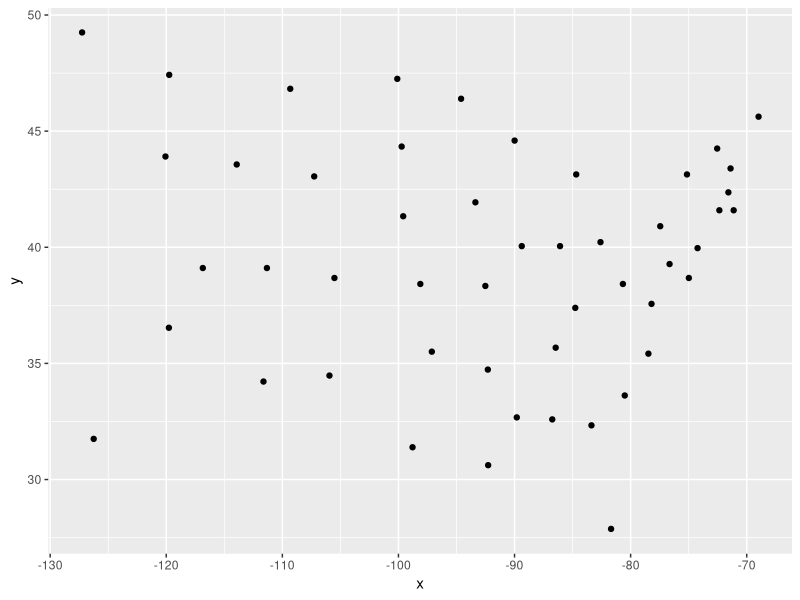
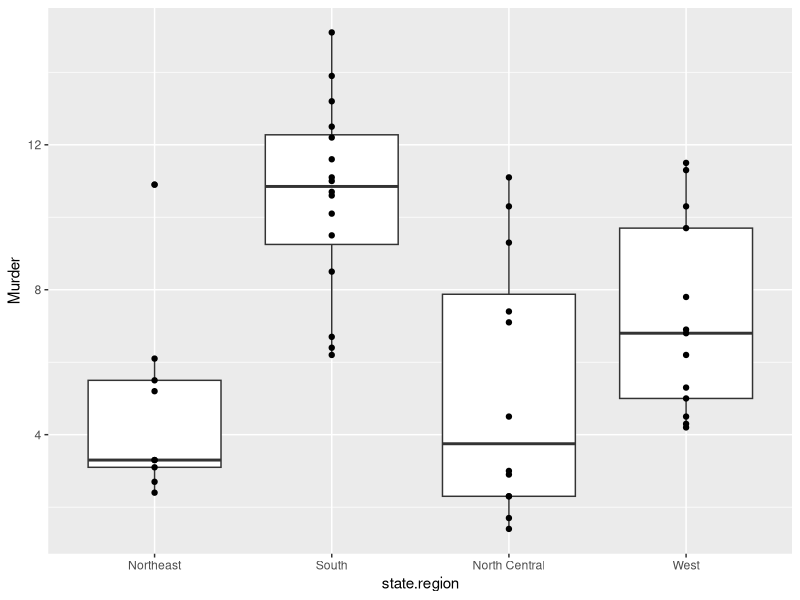
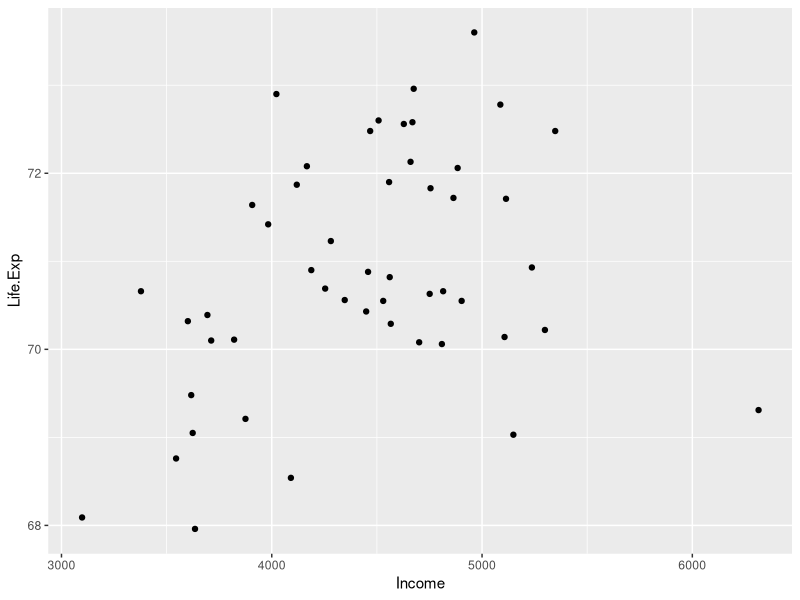

Reproduce these figures in R, in order.
## ---- chunk 1
data(state)
statedata <- cbind(data.frame(state.x77), state.abb, state.area, state.center,  state.division, state.name, state.region)
library(ggplot2)
ggplot(data=statedata, aes(x, y)) + geom_point()
which.max(tapply(statedata$HS.Grad, statedata$state.region, mean))
ggplot(data=statedata, aes(x=state.region, y=Murder)) + geom_boxplot()  + geom_point()
statedata[which.max(statedata[, "state.region"]), "state.name"]
state.northeast <- subset(statedata, state.region=="Northeast")
state.northeast[which.max(state.northeast$Murder), "state.name"]
## ---- chunk 2
lifeReg <- lm(Life.Exp ~ Population + Income + Illiteracy + Murder + HS.Grad + Frost + Area, data=statedata)
summary(lifeReg)
ggplot(data=statedata, aes(x=Income, y=Life.Exp)) + geom_point()
cor.test(statedata$Income, statedata$Life.Exp)
lifeReg2 <- step(lifeReg, direction="backward")
which.min(predict(lifeReg2))
statedata[which.min(statedata$Life.Exp), "state.name"]
which.max(predict(lifeReg2))
statedata[which.max(statedata$Life.Exp), "state.name"]
which.min(abs(lifeReg2$residuals))
which.max(abs(lifeReg2$residuals))
